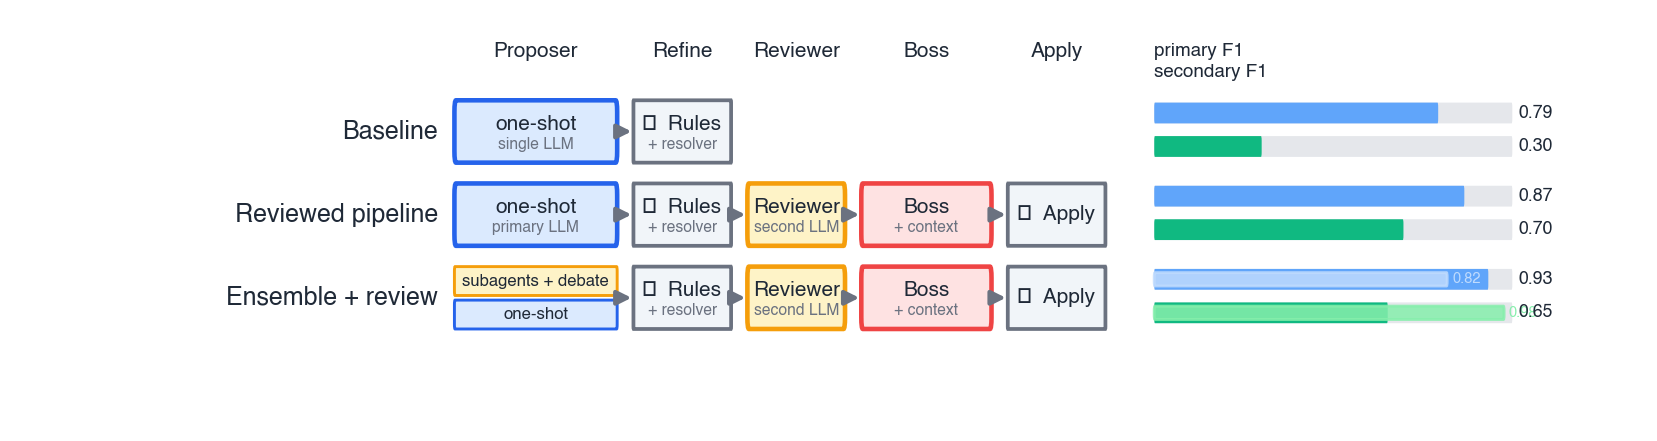

Source code (Python):
"""Methods-comparison figure — three competing pipelines side-by-side.

Rows are alternative approaches to the same task; columns are pipeline
stages; horizontal bar gauges on the right show per-method F1 broken
into two sub-metrics. One row uses an ensemble proposer (two parallel
mini-boxes instead of a single box) to demonstrate that primitive.

Demonstrates:
  - `stage_box` for both LLM and deterministic (⚙) stages
  - `ensemble_proposer` for the "two proposers in parallel" pattern
  - `perf_gauge` with the luminosity-balanced `BAR_FACTOR` /
    `BAR_TAG` palette + an optional curator-corrected overlay
  - Right-aligned method labels flush against the first column
  - Per-column stage widths (Proposer wider than Refine/Apply)

Outputs:
    methods_comparison_example.svg
    methods_comparison_example.png
"""
from __future__ import annotations
import sys
from pathlib import Path

import matplotlib
matplotlib.use("Agg")

_SKILL = Path(__file__).resolve().parents[1] / "python"
sys.path.insert(0, str(_SKILL))

import matplotlib.pyplot as plt  # noqa: E402

from pavlab_arch.style import apply_rcparams  # noqa: E402
from pavlab_arch.palette import (  # noqa: E402
    ACCENT, ACCENT_3, ACCENT_4, DET,
    BAR_FACTOR, BAR_TAG, TEXT,
)
from pavlab_arch.primitives import (  # noqa: E402
    stage_box, perf_gauge, ensemble_proposer, arrow,
)


# Each row:
#   (name, [stage_or_None_per_column], primary_F1, secondary_F1,
#    primary_curator_F1_or_None, secondary_curator_F1_or_None)
# Each `stage` is either:
#   - None              (column unused for this row)
#   - (label, color, subtitle)   for a single stage_box
#   - ((label, color), (label, color))   for an ensemble_proposer
METHODS = [
    ("Baseline",
     [("one-shot", ACCENT, "single LLM"),
      ("Rules",    DET,    "+ resolver"),
      None,
      None,
      None],
     0.793, 0.300, None, None),
    ("Reviewed pipeline",
     [("one-shot", ACCENT,   "primary LLM"),
      ("Rules",    DET,      "+ resolver"),
      ("Reviewer", ACCENT_3, "second LLM"),
      ("Boss",     ACCENT_4, "+ context"),
      ("Apply",    DET,      None)],
     0.866, 0.696, None, None),
    ("Ensemble + review",
     [(("subagents + debate", ACCENT_3),
       ("one-shot",            ACCENT)),
      ("Rules",    DET,      "+ resolver"),
      ("Reviewer", ACCENT_3, "second LLM"),
      ("Boss",     ACCENT_4, "+ context"),
      ("Apply",    DET,      None)],
     0.933, 0.652, 0.818, 0.977),
]


def main() -> int:
    apply_rcparams()
    n = len(METHODS)
    row_h = 0.62
    row_gap = 0.10
    fig_h = 0.7 + n * (row_h + row_gap) + 0.7

    fig, ax = plt.subplots(figsize=(14, fig_h))
    ax.set_xlim(0, 100)
    ax.set_ylim(0, fig_h)
    ax.set_xticks([])
    ax.set_yticks([])

    # Column geometry — widths tuned so each label fits without
    # overflow. (`stage_box` will also auto-shrink any stragglers.)
    col_xs   = [27, 38, 45, 52, 61]
    col_ws   = [10,  6,  6,  8,  6]
    col_kind = ["llm", "det", "llm", "llm", "det"]
    col_labels = ["Proposer", "Refine", "Reviewer", "Boss", "Apply"]
    GAUGE_X = 70
    gauge_w = 22
    gauge_h = 0.18

    header_y = fig_h - 0.32
    for x, w, lbl in zip(col_xs, col_ws, col_labels):
        ax.text(x + w / 2, header_y, lbl,
                ha="center", va="center", fontsize=10,
                color=TEXT, fontweight="bold")
    ax.text(GAUGE_X, header_y,        "primary F1",
            ha="left", va="center", fontsize=9, color=TEXT, fontweight="bold")
    ax.text(GAUGE_X, header_y - 0.18, "secondary F1",
            ha="left", va="center", fontsize=9, color=TEXT, fontweight="bold")

    for i, (name, stages, fF, tF, curF, curT) in enumerate(METHODS):
        y_top = fig_h - 0.7 - (i + 1) * (row_h + row_gap) + row_gap
        y_center = y_top + row_h / 2

        # Right-aligned method name flush against the first column
        ax.text(col_xs[0] - 1.0, y_center, name,
                ha="right", va="center", fontsize=12,
                color=TEXT, fontweight="bold")

        prev_right = None
        for col_i, stage in enumerate(stages):
            if stage is None:
                continue
            x = col_xs[col_i]
            w = col_ws[col_i]
            if (isinstance(stage, tuple) and len(stage) == 2
                    and isinstance(stage[0], tuple)):
                # ensemble proposer: (top, bot) each (label, color)
                ensemble_proposer(ax, x, y_top + 0.04, w, row_h - 0.08,
                                  top=stage[0], bot=stage[1])
            else:
                label, color, subtitle = stage
                is_det = col_kind[col_i] == "det"
                stage_box(ax, x, y_top + 0.04, w, row_h - 0.08,
                          label, color, is_det=is_det, subtitle=subtitle)
            if prev_right is not None:
                arrow(ax, prev_right + 0.12, y_center,
                      x - 0.12, y_center)
            prev_right = x + w

        # Two stacked gauges on the right
        perf_gauge(ax, GAUGE_X, y_center + 0.07, gauge_w, gauge_h,
                   fF, color=BAR_FACTOR, curator_value=curF)
        perf_gauge(ax, GAUGE_X, y_center - 0.22, gauge_w, gauge_h,
                   tF, color=BAR_TAG, curator_value=curT)

    out = Path(__file__).resolve().parent / "methods_comparison_example.svg"
    fig.savefig(out, format="svg", bbox_inches="tight")
    fig.savefig(out.with_suffix(".png"), format="png", dpi=150,
                bbox_inches="tight")
    print(f"wrote {out} (+ .png)")
    return 0


if __name__ == "__main__":
    sys.exit(main())
